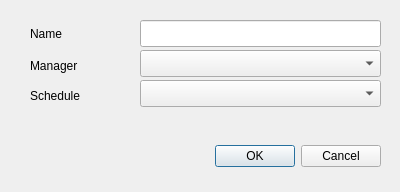
<?xml version="1.0" encoding="UTF-8"?>
<ui version="4.0">
 <class>addDepartment</class>
 <widget class="QDialog" name="addDepartment">
  <property name="geometry">
   <rect>
    <x>0</x>
    <y>0</y>
    <width>400</width>
    <height>192</height>
   </rect>
  </property>
  <property name="windowTitle">
   <string>Dialog</string>
  </property>
  <widget class="QDialogButtonBox" name="buttonBox">
   <property name="geometry">
    <rect>
     <x>40</x>
     <y>140</y>
     <width>341</width>
     <height>32</height>
    </rect>
   </property>
   <property name="orientation">
    <enum>Qt::Horizontal</enum>
   </property>
   <property name="standardButtons">
    <set>QDialogButtonBox::Cancel|QDialogButtonBox::Ok</set>
   </property>
  </widget>
  <widget class="QLabel" name="label">
   <property name="geometry">
    <rect>
     <x>30</x>
     <y>25</y>
     <width>67</width>
     <height>17</height>
    </rect>
   </property>
   <property name="text">
    <string>Name</string>
   </property>
  </widget>
  <widget class="QLabel" name="label_2">
   <property name="geometry">
    <rect>
     <x>30</x>
     <y>57</y>
     <width>67</width>
     <height>17</height>
    </rect>
   </property>
   <property name="text">
    <string>Manager</string>
   </property>
  </widget>
  <widget class="QLabel" name="label_3">
   <property name="geometry">
    <rect>
     <x>30</x>
     <y>87</y>
     <width>67</width>
     <height>17</height>
    </rect>
   </property>
   <property name="text">
    <string>Schedule</string>
   </property>
  </widget>
  <widget class="QComboBox" name="comboBox">
   <property name="geometry">
    <rect>
     <x>140</x>
     <y>50</y>
     <width>241</width>
     <height>27</height>
    </rect>
   </property>
  </widget>
  <widget class="QComboBox" name="comboBox_2">
   <property name="geometry">
    <rect>
     <x>140</x>
     <y>80</y>
     <width>241</width>
     <height>27</height>
    </rect>
   </property>
  </widget>
  <widget class="QLineEdit" name="lineEdit">
   <property name="geometry">
    <rect>
     <x>140</x>
     <y>20</y>
     <width>241</width>
     <height>27</height>
    </rect>
   </property>
  </widget>
 </widget>
 <resources/>
 <connections>
  <connection>
   <sender>buttonBox</sender>
   <signal>accepted()</signal>
   <receiver>addDepartment</receiver>
   <slot>accept()</slot>
   <hints>
    <hint type="sourcelabel">
     <x>248</x>
     <y>254</y>
    </hint>
    <hint type="destinationlabel">
     <x>157</x>
     <y>274</y>
    </hint>
   </hints>
  </connection>
  <connection>
   <sender>buttonBox</sender>
   <signal>rejected()</signal>
   <receiver>addDepartment</receiver>
   <slot>reject()</slot>
   <hints>
    <hint type="sourcelabel">
     <x>316</x>
     <y>260</y>
    </hint>
    <hint type="destinationlabel">
     <x>286</x>
     <y>274</y>
    </hint>
   </hints>
  </connection>
 </connections>
</ui>
